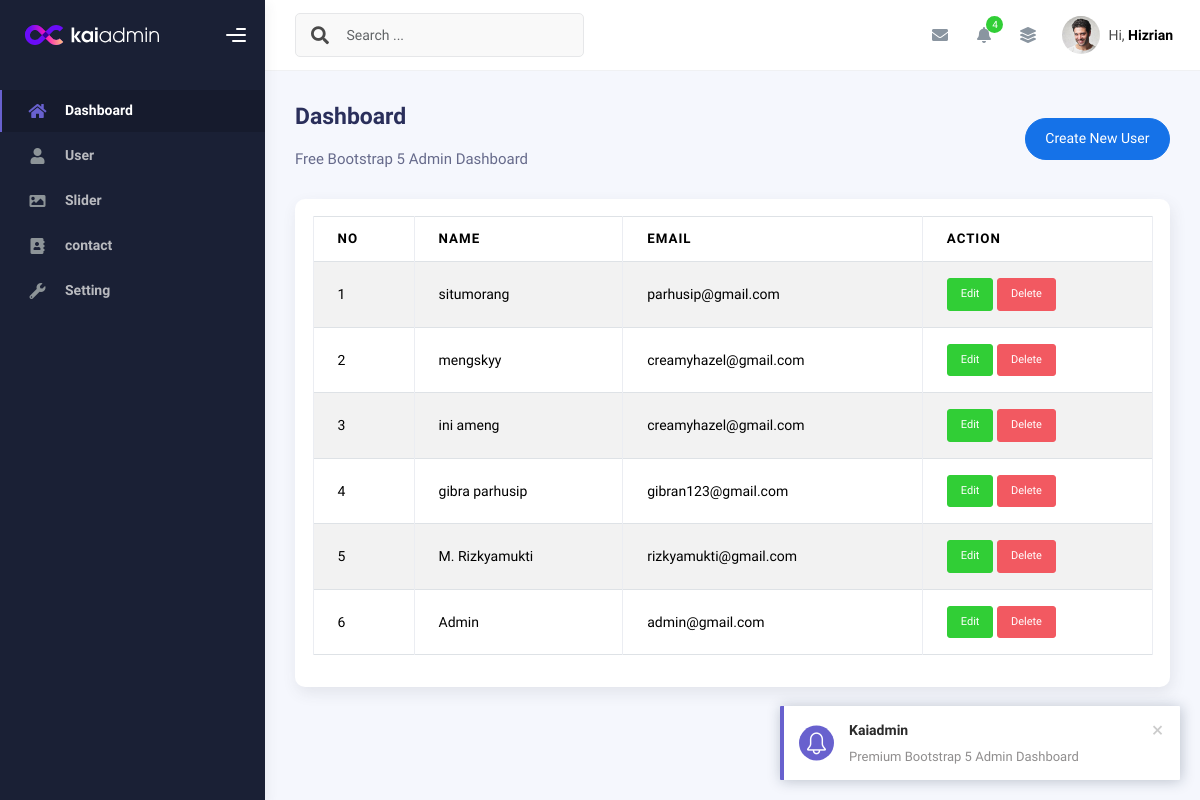
The page /user.php (signed in) on the database its author committed.
### tables this page shows
CREATE TABLE `users` (
  `id` int(9) NOT NULL,
  `name` varchar(50) DEFAULT NULL,
  `email` varchar(50) DEFAULT NULL,
  `password` varchar(255) DEFAULT NULL
);

### user.php (the view, shortened to what this page needs)
<?php
include 'config/koneksi.php';
$query = mysqli_query($conn, "SELECT * FROM users ORDER BY id DESC");
$rows = mysqli_fetch_all($query, MYSQLI_ASSOC);
?>
<!DOCTYPE html>
<html lang="en">
<head>
    <?php
    include "inc/css.php";
    ?>
</head>
<body>
    <div class="wrapper">
        <?php
        include "inc/sidebar.php";
        ?>
        <div class="main-panel">
            <div class="main-header">
                <?php
                include "inc/navbar.php";
                ?>
            </div>
            <div class="container">
                <div class="page-inner">
                    <div class="d-flex align-items-left align-items-md-center flex-column flex-md-row pt-2 pb-4">
                        <div>
                            <h3 class="fw-bold mb-3">Dashboard</h3>
                            <h6 class="op-7 mb-2">Free Bootstrap 5 Admin Dashboard</h6>
                        </div>
                        <div class="ms-md-auto py-2 py-md-0">
                            <a href="create-user.php" class="btn btn-primary btn-round">Create New User</a>
                        </div>
                    </div>
                    <div class="row">
                        <div class="col-sm-6 col-md-12">
                            <div class="card">
                                <div class="card-body">
                                    <table class="table table-bordered table-striped">
                                        <thead>
                                            <tr>
                                                <th>No</th>
                                                <th>Name</th>
                                                <th>Email</th>
                                                <th>Action</th>
                                            </tr>
                                        </thead>
                                        <tbody>
                                            <?php foreach ($rows as $index => $row): ?>
                                            <tr>
                                                <td><?php echo $index + 1 ?></td>
                                                <td><?php echo $row['name'] ?></td>
                                                <td><?php echo $row['email'] ?></td>
                                                <td>
                                                    <a class="btn btn-success btn-sm"
                                                        href="create-user.php?edit=<?php echo $row['id'] ?>">Edit</a>
                                                    <a onclick="return confirm('Are you sure wanna delete this data?')"
                                                        class="btn btn-danger btn-sm"
                                                        href="user.php?delete=<?php echo $row['id'] ?>">Delete</a>
                                            </tr>
                                            <?php endforeach ?>
                                        </tbody>
                                    </table>
                                </div>
                            </div>
                        </div>
                    </div>
                </div>
            </div>
        </div>
        <footer class="footer">
            <div class="container-fluid d-flex justify-content-between">
                <nav class="pull-left">
                    <ul class="nav">
                        <li class="nav-item">
                            <a class="nav-link" href="http://www.themekita.com">
                            </a>
                        </li>
                        <li class="nav-item">
                            <a class="nav-link" href="#"> Help </a>
                        </li>
                        <li class="nav-item">
                            <a class="nav-link" href="#"> Licenses </a>
                        </li>
                    </ul>
                </nav>
                <div class="copyright">
                    <a href="http://www.themekita.com">ThemeKita</a>
                </div>
                <div>
                    <a target="_blank" href="https://themewagon.com/">ThemeWagon</a>.
                </div>
            </div>
        </footer>
    </div>
</body>
</html>

### inc/css.php (shortened to what this page needs)
<link rel="stylesheet" href="assets/kaiadmin-lite-1.2.0/assets/css/bootstrap.min.css" />
<link rel="stylesheet" href="assets/kaiadmin-lite-1.2.0/assets/css/plugins.min.css" />
<link rel="stylesheet" href="assets/kaiadmin-lite-1.2.0/assets/css/kaiadmin.min.css" />
<link rel="stylesheet" href="assets/kaiadmin-lite-1.2.0/assets/css/demo.css" />

### inc/sidebar.php (shortened to what this page needs)
<div class="sidebar" data-background-color="dark">
    <div class="sidebar-logo">
        <div class="logo-header" data-background-color="dark">
            <a href="index.html" class="logo">
                <img src="assets/kaiadmin-lite-1.2.0/assets/img/kaiadmin/logo_light.svg" alt="navbar brand"
                    class="navbar-brand" height="20" />
            </a>
            <div class="nav-toggle">
                <button class="btn btn-toggle toggle-sidebar">
                    <i class="gg-menu-right"></i>
                </button>
            </div>
        </div>
    </div>
    <div class="sidebar-wrapper scrollbar scrollbar-inner">
        <div class="sidebar-content">
            <ul class="nav nav-secondary">
                <li class="nav-item active">
                    <a href="dashboard.php" aria-expanded="false">
                        <i class="fas fa-home"></i>
                        <p>Dashboard</p>
                    </a>
                </li>
                <li class="nav-item">
                    <a href="user.php" aria-expanded="false">
                        <i class="fas fa-user"></i>
                        <p>User</p>
                    </a>
                </li>
                <li class="nav-item">
                    <a href="slider.php" aria-expanded="false">
                        <i class="fas fa-image"></i>
                        <p>Slider</p>
                    </a>
                </li>
                <li class="nav-item">
                    <a href="contact.php" aria-expanded="false">
                        <i class="fa fa-address-book"></i>
                        <p>contact</p>
                    </a>
                </li>
                <li class="nav-item">
                    <a href="setting.php" aria-expanded="false">
                        <i class="fa fa-wrench"></i>
                        <p>Setting</p>
                    </a>
                </li>
            </ul>
        </div>
    </div>
</div>

### inc/navbar.php (shortened to what this page needs)
<nav class="navbar navbar-header navbar-header-transparent navbar-expand-lg border-bottom">
    <div class="container-fluid">
        <nav class="navbar navbar-header-left navbar-expand-lg navbar-form nav-search p-0 d-none d-lg-flex">
            <div class="input-group">
                <div class="input-group-prepend">
                    <button type="submit" class="btn btn-search pe-1">
                        <i class="fa fa-search search-icon"></i>
                    </button>
                </div>
                <input type="text" placeholder="Search ..." class="form-control" />
            </div>
        </nav>
        <ul class="navbar-nav topbar-nav ms-md-auto align-items-center">
            <li class="nav-item topbar-icon dropdown hidden-caret">
                <a class="nav-link dropdown-toggle" href="#" id="messageDropdown" role="button"
                    data-bs-toggle="dropdown" aria-haspopup="true" aria-expanded="false">
                    <i class="fa fa-envelope"></i>
                </a>
            </li>
            <li class="nav-item topbar-icon dropdown hidden-caret">
                <a class="nav-link dropdown-toggle" href="#" id="notifDropdown" role="button" data-bs-toggle="dropdown"
                    aria-haspopup="true" aria-expanded="false">
                    <i class="fa fa-bell"></i>
                    <span class="notification">4</span>
                </a>
            </li>
            <li class="nav-item topbar-icon dropdown hidden-caret">
                <a class="nav-link" data-bs-toggle="dropdown" href="#" aria-expanded="false">
                    <i class="fas fa-layer-group"></i>
                </a>
            </li>
            <li class="nav-item topbar-user dropdown hidden-caret">
                <a class="dropdown-toggle profile-pic" data-bs-toggle="dropdown" href="#" aria-expanded="false">
                    <div class="avatar-sm">
                        <img src="assets/kaiadmin-lite-1.2.0/assets/img/profile.jpg" alt="..."
                            class="avatar-img rounded-circle" />
                    </div>
                    <span class="profile-username">
                        <span class="op-7">Hi,</span>
                        <span class="fw-bold">Hizrian</span>
                    </span>
                </a>
            </li>
        </ul>
    </div>
</nav>

### rows shown on the page
users: name "situmorang", email "parhusip@gmail.com"
users: name "mengskyy", email "creamyhazel@gmail.com"
users: name "ini ameng", email "creamyhazel@gmail.com"
users: name "gibra parhusip", email "gibran123@gmail.com"
users: name "M. Rizkyamukti", email "rizkyamukti@gmail.com"
users: name "Admin", email "admin@gmail.com"
